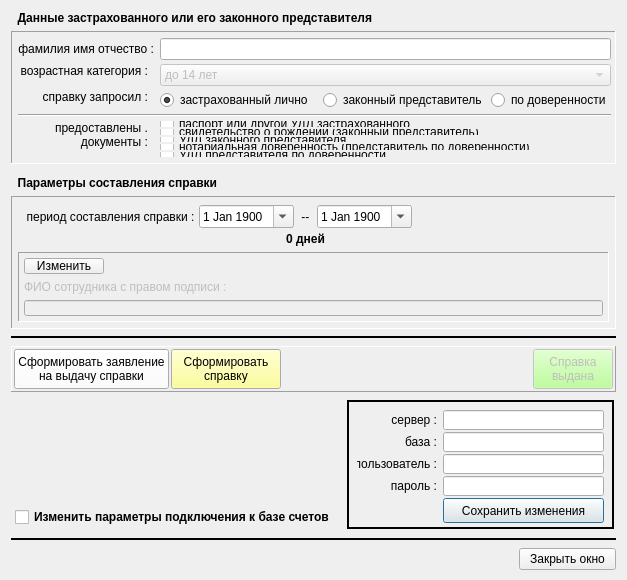
<?xml version="1.0" encoding="UTF-8"?>
<ui version="4.0">
 <class>print_pays2mo_wnd</class>
 <widget class="QDialog" name="print_pays2mo_wnd">
  <property name="geometry">
   <rect>
    <x>0</x>
    <y>0</y>
    <width>601</width>
    <height>580</height>
   </rect>
  </property>
  <property name="minimumSize">
   <size>
    <width>0</width>
    <height>580</height>
   </size>
  </property>
  <property name="windowTitle">
   <string>Выдача справки о стоимости услуг ЛПУ</string>
  </property>
  <layout class="QVBoxLayout" name="verticalLayout_2" stretch="0,0,0,0,0,0,0,0,0,0">
   <property name="spacing">
    <number>6</number>
   </property>
   <property name="topMargin">
    <number>5</number>
   </property>
   <item>
    <widget class="QLabel" name="lab_smo_name_6">
     <property name="enabled">
      <bool>true</bool>
     </property>
     <property name="minimumSize">
      <size>
       <width>150</width>
       <height>20</height>
      </size>
     </property>
     <property name="font">
      <font>
       <weight>75</weight>
       <bold>true</bold>
      </font>
     </property>
     <property name="text">
      <string>  Данные застрахованного или его законного представителя</string>
     </property>
     <property name="alignment">
      <set>Qt::AlignBottom|Qt::AlignLeading|Qt::AlignLeft</set>
     </property>
    </widget>
   </item>
   <item>
    <widget class="QFrame" name="pan_person">
     <property name="frameShape">
      <enum>QFrame::Panel</enum>
     </property>
     <property name="frameShadow">
      <enum>QFrame::Sunken</enum>
     </property>
     <layout class="QFormLayout" name="formLayout">
      <property name="fieldGrowthPolicy">
       <enum>QFormLayout::AllNonFixedFieldsGrow</enum>
      </property>
      <property name="horizontalSpacing">
       <number>6</number>
      </property>
      <property name="verticalSpacing">
       <number>4</number>
      </property>
      <property name="leftMargin">
       <number>6</number>
      </property>
      <property name="topMargin">
       <number>6</number>
      </property>
      <property name="rightMargin">
       <number>4</number>
      </property>
      <property name="bottomMargin">
       <number>6</number>
      </property>
      <item row="0" column="0">
       <widget class="QLabel" name="lab_smo_name_3">
        <property name="enabled">
         <bool>true</bool>
        </property>
        <property name="minimumSize">
         <size>
          <width>130</width>
          <height>0</height>
         </size>
        </property>
        <property name="font">
         <font>
          <weight>50</weight>
          <bold>false</bold>
         </font>
        </property>
        <property name="text">
         <string>фамилия имя отчество :</string>
        </property>
        <property name="alignment">
         <set>Qt::AlignRight|Qt::AlignTrailing|Qt::AlignVCenter</set>
        </property>
       </widget>
      </item>
      <item row="0" column="1">
       <widget class="QLineEdit" name="ln_FIO_actor"/>
      </item>
      <item row="1" column="0">
       <widget class="QLabel" name="lab_smo_name_10">
        <property name="enabled">
         <bool>true</bool>
        </property>
        <property name="minimumSize">
         <size>
          <width>130</width>
          <height>0</height>
         </size>
        </property>
        <property name="font">
         <font>
          <weight>50</weight>
          <bold>false</bold>
         </font>
        </property>
        <property name="text">
         <string>возрастная категория :</string>
        </property>
        <property name="alignment">
         <set>Qt::AlignRight|Qt::AlignTop|Qt::AlignTrailing</set>
        </property>
       </widget>
      </item>
      <item row="1" column="1">
       <widget class="QComboBox" name="combo_pers_category">
        <property name="enabled">
         <bool>false</bool>
        </property>
        <item>
         <property name="text">
          <string>до 14 лет</string>
         </property>
        </item>
        <item>
         <property name="text">
          <string>от 14 до 15 лет</string>
         </property>
        </item>
        <item>
         <property name="text">
          <string>старше 15 лет</string>
         </property>
        </item>
       </widget>
      </item>
      <item row="2" column="0">
       <widget class="QLabel" name="lab_smo_name_11">
        <property name="enabled">
         <bool>true</bool>
        </property>
        <property name="minimumSize">
         <size>
          <width>130</width>
          <height>0</height>
         </size>
        </property>
        <property name="font">
         <font>
          <weight>50</weight>
          <bold>false</bold>
         </font>
        </property>
        <property name="text">
         <string>справку запросил :</string>
        </property>
        <property name="alignment">
         <set>Qt::AlignRight|Qt::AlignTop|Qt::AlignTrailing</set>
        </property>
       </widget>
      </item>
      <item row="2" column="1">
       <layout class="QHBoxLayout" name="horizontalLayout_5">
        <item>
         <widget class="QRadioButton" name="rb_by_self">
          <property name="text">
           <string>застрахованный лично   </string>
          </property>
          <property name="checked">
           <bool>true</bool>
          </property>
         </widget>
        </item>
        <item>
         <widget class="QRadioButton" name="rb_legal_rep">
          <property name="text">
           <string>законный представитель   </string>
          </property>
         </widget>
        </item>
        <item>
         <widget class="QRadioButton" name="rb_notary_rep">
          <property name="text">
           <string>по доверенности</string>
          </property>
         </widget>
        </item>
       </layout>
      </item>
      <item row="3" column="0" colspan="2">
       <widget class="Line" name="line">
        <property name="orientation">
         <enum>Qt::Horizontal</enum>
        </property>
       </widget>
      </item>
      <item row="4" column="0">
       <widget class="QLabel" name="lab_smo_name_9">
        <property name="enabled">
         <bool>true</bool>
        </property>
        <property name="minimumSize">
         <size>
          <width>130</width>
          <height>0</height>
         </size>
        </property>
        <property name="font">
         <font>
          <weight>50</weight>
          <bold>false</bold>
         </font>
        </property>
        <property name="text">
         <string>предоставлены .
документы :</string>
        </property>
        <property name="alignment">
         <set>Qt::AlignRight|Qt::AlignTop|Qt::AlignTrailing</set>
        </property>
       </widget>
      </item>
      <item row="4" column="1">
       <layout class="QVBoxLayout" name="verticalLayout_5">
        <property name="spacing">
         <number>2</number>
        </property>
        <item>
         <widget class="QCheckBox" name="ch_self_UDL">
          <property name="text">
           <string>паспорт или другой УДЛ застрахованного </string>
          </property>
         </widget>
        </item>
        <item>
         <widget class="QCheckBox" name="ch_self_birth_cert">
          <property name="text">
           <string>свидетельство о рождении (законный представитель)</string>
          </property>
         </widget>
        </item>
        <item>
         <widget class="QCheckBox" name="ch_legal_UDL">
          <property name="text">
           <string>УДЛ законного представителя</string>
          </property>
         </widget>
        </item>
        <item>
         <widget class="QCheckBox" name="ch_notary_cert">
          <property name="text">
           <string>нотариальная доверенность (представитель по доверенности)</string>
          </property>
         </widget>
        </item>
        <item>
         <widget class="QCheckBox" name="ch_notary_UDL">
          <property name="text">
           <string>УДЛ представителя по доверенности</string>
          </property>
         </widget>
        </item>
       </layout>
      </item>
     </layout>
    </widget>
   </item>
   <item>
    <widget class="QLabel" name="lab_smo_name_8">
     <property name="enabled">
      <bool>true</bool>
     </property>
     <property name="minimumSize">
      <size>
       <width>150</width>
       <height>20</height>
      </size>
     </property>
     <property name="font">
      <font>
       <weight>75</weight>
       <bold>true</bold>
      </font>
     </property>
     <property name="text">
      <string>  Параметры составления справки</string>
     </property>
     <property name="alignment">
      <set>Qt::AlignBottom|Qt::AlignLeading|Qt::AlignLeft</set>
     </property>
    </widget>
   </item>
   <item>
    <widget class="QFrame" name="pan_event">
     <property name="maximumSize">
      <size>
       <width>16777215</width>
       <height>330</height>
      </size>
     </property>
     <property name="frameShape">
      <enum>QFrame::Panel</enum>
     </property>
     <property name="frameShadow">
      <enum>QFrame::Sunken</enum>
     </property>
     <property name="lineWidth">
      <number>1</number>
     </property>
     <layout class="QGridLayout" name="gridLayout">
      <property name="leftMargin">
       <number>6</number>
      </property>
      <property name="topMargin">
       <number>6</number>
      </property>
      <property name="rightMargin">
       <number>6</number>
      </property>
      <property name="bottomMargin">
       <number>6</number>
      </property>
      <property name="spacing">
       <number>4</number>
      </property>
      <item row="3" column="0" colspan="2">
       <widget class="QFrame" name="frame_2">
        <property name="frameShape">
         <enum>QFrame::Panel</enum>
        </property>
        <property name="frameShadow">
         <enum>QFrame::Sunken</enum>
        </property>
        <layout class="QGridLayout" name="gridLayout_2">
         <property name="leftMargin">
          <number>5</number>
         </property>
         <property name="topMargin">
          <number>5</number>
         </property>
         <property name="rightMargin">
          <number>5</number>
         </property>
         <property name="bottomMargin">
          <number>5</number>
         </property>
         <item row="1" column="0" colspan="2">
          <widget class="QLabel" name="lab_signer">
           <property name="enabled">
            <bool>false</bool>
           </property>
           <property name="minimumSize">
            <size>
             <width>150</width>
             <height>0</height>
            </size>
           </property>
           <property name="text">
            <string>ФИО сотрудника с правом подписи :</string>
           </property>
           <property name="alignment">
            <set>Qt::AlignLeading|Qt::AlignLeft|Qt::AlignVCenter</set>
           </property>
          </widget>
         </item>
         <item row="0" column="0" colspan="2">
          <layout class="QHBoxLayout" name="horizontalLayout_3" stretch="0,0">
           <property name="spacing">
            <number>2</number>
           </property>
           <item>
            <widget class="QPushButton" name="bn_edit">
             <property name="text">
              <string>Изменить</string>
             </property>
             <property name="icon">
              <iconset resource="_inko_pol2_res.qrc">
               <normaloff>:/change.bmp</normaloff>:/change.bmp</iconset>
             </property>
             <property name="checkable">
              <bool>true</bool>
             </property>
             <property name="autoDefault">
              <bool>false</bool>
             </property>
            </widget>
           </item>
           <item>
            <spacer name="horizontalSpacer_3">
             <property name="orientation">
              <enum>Qt::Horizontal</enum>
             </property>
             <property name="sizeHint" stdset="0">
              <size>
               <width>40</width>
               <height>20</height>
              </size>
             </property>
            </spacer>
           </item>
          </layout>
         </item>
         <item row="2" column="0" colspan="2">
          <widget class="QLineEdit" name="ln_signer">
           <property name="enabled">
            <bool>false</bool>
           </property>
           <property name="readOnly">
            <bool>false</bool>
           </property>
          </widget>
         </item>
        </layout>
       </widget>
      </item>
      <item row="2" column="0" colspan="2">
       <layout class="QGridLayout" name="gridLayout_3">
        <property name="leftMargin">
         <number>2</number>
        </property>
        <property name="topMargin">
         <number>2</number>
        </property>
        <property name="rightMargin">
         <number>2</number>
        </property>
        <property name="bottomMargin">
         <number>2</number>
        </property>
        <item row="0" column="0">
         <widget class="QLabel" name="lab_smo_name_7">
          <property name="enabled">
           <bool>true</bool>
          </property>
          <property name="minimumSize">
           <size>
            <width>150</width>
            <height>20</height>
           </size>
          </property>
          <property name="font">
           <font>
            <weight>50</weight>
            <bold>false</bold>
           </font>
          </property>
          <property name="text">
           <string>  период составления справки :</string>
          </property>
          <property name="alignment">
           <set>Qt::AlignLeading|Qt::AlignLeft|Qt::AlignVCenter</set>
          </property>
         </widget>
        </item>
        <item row="0" column="4">
         <spacer name="horizontalSpacer_5">
          <property name="orientation">
           <enum>Qt::Horizontal</enum>
          </property>
          <property name="sizeHint" stdset="0">
           <size>
            <width>40</width>
            <height>20</height>
           </size>
          </property>
         </spacer>
        </item>
        <item row="0" column="3">
         <widget class="QDateEdit" name="date_to">
          <property name="minimumSize">
           <size>
            <width>90</width>
            <height>0</height>
           </size>
          </property>
          <property name="dateTime">
           <datetime>
            <hour>0</hour>
            <minute>0</minute>
            <second>0</second>
            <year>1900</year>
            <month>1</month>
            <day>1</day>
           </datetime>
          </property>
          <property name="calendarPopup">
           <bool>true</bool>
          </property>
         </widget>
        </item>
        <item row="0" column="1">
         <widget class="QDateEdit" name="date_from">
          <property name="minimumSize">
           <size>
            <width>90</width>
            <height>0</height>
           </size>
          </property>
          <property name="dateTime">
           <datetime>
            <hour>0</hour>
            <minute>0</minute>
            <second>0</second>
            <year>1900</year>
            <month>1</month>
            <day>1</day>
           </datetime>
          </property>
          <property name="calendarPopup">
           <bool>true</bool>
          </property>
         </widget>
        </item>
        <item row="0" column="2">
         <widget class="QLabel" name="lab_smo_name_5">
          <property name="enabled">
           <bool>true</bool>
          </property>
          <property name="font">
           <font>
            <weight>50</weight>
            <bold>false</bold>
           </font>
          </property>
          <property name="text">
           <string> -- </string>
          </property>
          <property name="alignment">
           <set>Qt::AlignLeading|Qt::AlignLeft|Qt::AlignVCenter</set>
          </property>
         </widget>
        </item>
        <item row="1" column="1" colspan="3">
         <widget class="QLabel" name="lab_dates">
          <property name="font">
           <font>
            <weight>75</weight>
            <bold>true</bold>
           </font>
          </property>
          <property name="text">
           <string>0 дней</string>
          </property>
          <property name="alignment">
           <set>Qt::AlignCenter</set>
          </property>
          <property name="wordWrap">
           <bool>true</bool>
          </property>
         </widget>
        </item>
       </layout>
      </item>
     </layout>
    </widget>
   </item>
   <item>
    <widget class="Line" name="line_buttons">
     <property name="minimumSize">
      <size>
       <width>0</width>
       <height>5</height>
      </size>
     </property>
     <property name="frameShadow">
      <enum>QFrame::Plain</enum>
     </property>
     <property name="lineWidth">
      <number>2</number>
     </property>
     <property name="orientation">
      <enum>Qt::Horizontal</enum>
     </property>
    </widget>
   </item>
   <item>
    <widget class="QFrame" name="pan_buttons">
     <property name="frameShape">
      <enum>QFrame::Panel</enum>
     </property>
     <property name="frameShadow">
      <enum>QFrame::Raised</enum>
     </property>
     <property name="lineWidth">
      <number>1</number>
     </property>
     <layout class="QHBoxLayout" name="horizontalLayout_6">
      <property name="spacing">
       <number>2</number>
      </property>
      <property name="leftMargin">
       <number>2</number>
      </property>
      <property name="topMargin">
       <number>2</number>
      </property>
      <property name="rightMargin">
       <number>2</number>
      </property>
      <property name="bottomMargin">
       <number>2</number>
      </property>
      <item>
       <widget class="QPushButton" name="bn_print_statement">
        <property name="minimumSize">
         <size>
          <width>150</width>
          <height>40</height>
         </size>
        </property>
        <property name="palette">
         <palette>
          <active>
           <colorrole role="Button">
            <brush brushstyle="SolidPattern">
             <color alpha="255">
              <red>255</red>
              <green>255</green>
              <blue>255</blue>
             </color>
            </brush>
           </colorrole>
          </active>
          <inactive>
           <colorrole role="Button">
            <brush brushstyle="SolidPattern">
             <color alpha="255">
              <red>255</red>
              <green>255</green>
              <blue>255</blue>
             </color>
            </brush>
           </colorrole>
          </inactive>
          <disabled>
           <colorrole role="Button">
            <brush brushstyle="SolidPattern">
             <color alpha="255">
              <red>255</red>
              <green>255</green>
              <blue>255</blue>
             </color>
            </brush>
           </colorrole>
          </disabled>
         </palette>
        </property>
        <property name="text">
         <string>Сформировать заявление 
на выдачу справки</string>
        </property>
        <property name="checkable">
         <bool>true</bool>
        </property>
        <property name="autoDefault">
         <bool>false</bool>
        </property>
       </widget>
      </item>
      <item>
       <widget class="QPushButton" name="bn_print_reference">
        <property name="enabled">
         <bool>true</bool>
        </property>
        <property name="minimumSize">
         <size>
          <width>110</width>
          <height>40</height>
         </size>
        </property>
        <property name="palette">
         <palette>
          <active>
           <colorrole role="Button">
            <brush brushstyle="SolidPattern">
             <color alpha="255">
              <red>255</red>
              <green>255</green>
              <blue>127</blue>
             </color>
            </brush>
           </colorrole>
          </active>
          <inactive>
           <colorrole role="Button">
            <brush brushstyle="SolidPattern">
             <color alpha="255">
              <red>255</red>
              <green>255</green>
              <blue>127</blue>
             </color>
            </brush>
           </colorrole>
          </inactive>
          <disabled>
           <colorrole role="Button">
            <brush brushstyle="SolidPattern">
             <color alpha="255">
              <red>255</red>
              <green>255</green>
              <blue>127</blue>
             </color>
            </brush>
           </colorrole>
          </disabled>
         </palette>
        </property>
        <property name="text">
         <string>Сформировать 
справку</string>
        </property>
        <property name="checkable">
         <bool>true</bool>
        </property>
        <property name="autoDefault">
         <bool>false</bool>
        </property>
       </widget>
      </item>
      <item>
       <spacer name="horizontalSpacer_6">
        <property name="orientation">
         <enum>Qt::Horizontal</enum>
        </property>
        <property name="sizeHint" stdset="0">
         <size>
          <width>82</width>
          <height>20</height>
         </size>
        </property>
       </spacer>
      </item>
      <item>
       <widget class="QPushButton" name="bn_reference_ok">
        <property name="enabled">
         <bool>false</bool>
        </property>
        <property name="minimumSize">
         <size>
          <width>80</width>
          <height>40</height>
         </size>
        </property>
        <property name="palette">
         <palette>
          <active>
           <colorrole role="Button">
            <brush brushstyle="SolidPattern">
             <color alpha="255">
              <red>170</red>
              <green>255</green>
              <blue>127</blue>
             </color>
            </brush>
           </colorrole>
          </active>
          <inactive>
           <colorrole role="Button">
            <brush brushstyle="SolidPattern">
             <color alpha="255">
              <red>170</red>
              <green>255</green>
              <blue>127</blue>
             </color>
            </brush>
           </colorrole>
          </inactive>
          <disabled>
           <colorrole role="Button">
            <brush brushstyle="SolidPattern">
             <color alpha="255">
              <red>170</red>
              <green>255</green>
              <blue>127</blue>
             </color>
            </brush>
           </colorrole>
          </disabled>
         </palette>
        </property>
        <property name="text">
         <string>Справка 
выдана</string>
        </property>
        <property name="checkable">
         <bool>true</bool>
        </property>
        <property name="checked">
         <bool>false</bool>
        </property>
        <property name="autoDefault">
         <bool>false</bool>
        </property>
       </widget>
      </item>
     </layout>
    </widget>
   </item>
   <item>
    <spacer name="verticalSpacer_5">
     <property name="orientation">
      <enum>Qt::Vertical</enum>
     </property>
     <property name="sizeHint" stdset="0">
      <size>
       <width>20</width>
       <height>40</height>
      </size>
     </property>
    </spacer>
   </item>
   <item>
    <layout class="QHBoxLayout" name="horizontalLayout_7">
     <property name="leftMargin">
      <number>2</number>
     </property>
     <property name="topMargin">
      <number>2</number>
     </property>
     <property name="rightMargin">
      <number>2</number>
     </property>
     <property name="bottomMargin">
      <number>2</number>
     </property>
     <item>
      <layout class="QVBoxLayout" name="verticalLayout">
       <property name="leftMargin">
        <number>2</number>
       </property>
       <property name="topMargin">
        <number>2</number>
       </property>
       <property name="rightMargin">
        <number>2</number>
       </property>
       <property name="bottomMargin">
        <number>2</number>
       </property>
       <item>
        <spacer name="verticalSpacer_3">
         <property name="orientation">
          <enum>Qt::Vertical</enum>
         </property>
         <property name="sizeHint" stdset="0">
          <size>
           <width>20</width>
           <height>40</height>
          </size>
         </property>
        </spacer>
       </item>
       <item>
        <widget class="QCheckBox" name="ch_scoresDB">
         <property name="font">
          <font>
           <weight>75</weight>
           <bold>true</bold>
          </font>
         </property>
         <property name="text">
          <string>Изменить параметры подключения к базе счетов </string>
         </property>
        </widget>
       </item>
      </layout>
     </item>
     <item>
      <widget class="QFrame" name="pan_scoresDB">
       <property name="enabled">
        <bool>true</bool>
       </property>
       <property name="frameShape">
        <enum>QFrame::Panel</enum>
       </property>
       <property name="lineWidth">
        <number>2</number>
       </property>
       <layout class="QFormLayout" name="formLayout_2">
        <property name="horizontalSpacing">
         <number>6</number>
        </property>
        <property name="verticalSpacing">
         <number>2</number>
        </property>
        <property name="leftMargin">
         <number>8</number>
        </property>
        <property name="topMargin">
         <number>8</number>
        </property>
        <property name="rightMargin">
         <number>8</number>
        </property>
        <property name="bottomMargin">
         <number>8</number>
        </property>
        <item row="0" column="0">
         <widget class="QLabel" name="lab_signer_3">
          <property name="enabled">
           <bool>true</bool>
          </property>
          <property name="minimumSize">
           <size>
            <width>80</width>
            <height>0</height>
           </size>
          </property>
          <property name="maximumSize">
           <size>
            <width>80</width>
            <height>16777215</height>
           </size>
          </property>
          <property name="text">
           <string>сервер :</string>
          </property>
          <property name="alignment">
           <set>Qt::AlignRight|Qt::AlignTrailing|Qt::AlignVCenter</set>
          </property>
         </widget>
        </item>
        <item row="0" column="1">
         <widget class="QLineEdit" name="ln_scores_host">
          <property name="enabled">
           <bool>true</bool>
          </property>
          <property name="readOnly">
           <bool>false</bool>
          </property>
         </widget>
        </item>
        <item row="1" column="0">
         <widget class="QLabel" name="lab_signer_4">
          <property name="enabled">
           <bool>true</bool>
          </property>
          <property name="minimumSize">
           <size>
            <width>80</width>
            <height>0</height>
           </size>
          </property>
          <property name="maximumSize">
           <size>
            <width>80</width>
            <height>16777215</height>
           </size>
          </property>
          <property name="text">
           <string>база :</string>
          </property>
          <property name="alignment">
           <set>Qt::AlignRight|Qt::AlignTrailing|Qt::AlignVCenter</set>
          </property>
         </widget>
        </item>
        <item row="2" column="0">
         <widget class="QLabel" name="lab_signer_5">
          <property name="enabled">
           <bool>true</bool>
          </property>
          <property name="minimumSize">
           <size>
            <width>80</width>
            <height>0</height>
           </size>
          </property>
          <property name="maximumSize">
           <size>
            <width>80</width>
            <height>16777215</height>
           </size>
          </property>
          <property name="text">
           <string>пользователь :</string>
          </property>
          <property name="alignment">
           <set>Qt::AlignRight|Qt::AlignTrailing|Qt::AlignVCenter</set>
          </property>
         </widget>
        </item>
        <item row="3" column="0">
         <widget class="QLabel" name="lab_signer_6">
          <property name="enabled">
           <bool>true</bool>
          </property>
          <property name="minimumSize">
           <size>
            <width>80</width>
            <height>0</height>
           </size>
          </property>
          <property name="maximumSize">
           <size>
            <width>80</width>
            <height>16777215</height>
           </size>
          </property>
          <property name="text">
           <string>пароль :</string>
          </property>
          <property name="alignment">
           <set>Qt::AlignRight|Qt::AlignTrailing|Qt::AlignVCenter</set>
          </property>
         </widget>
        </item>
        <item row="1" column="1">
         <widget class="QLineEdit" name="ln_scores_base">
          <property name="enabled">
           <bool>true</bool>
          </property>
          <property name="readOnly">
           <bool>false</bool>
          </property>
         </widget>
        </item>
        <item row="2" column="1">
         <widget class="QLineEdit" name="ln_scores_user">
          <property name="enabled">
           <bool>true</bool>
          </property>
          <property name="readOnly">
           <bool>false</bool>
          </property>
         </widget>
        </item>
        <item row="3" column="1">
         <widget class="QLineEdit" name="ln_scores_pass">
          <property name="enabled">
           <bool>true</bool>
          </property>
          <property name="echoMode">
           <enum>QLineEdit::Password</enum>
          </property>
          <property name="readOnly">
           <bool>false</bool>
          </property>
         </widget>
        </item>
        <item row="4" column="1">
         <widget class="QPushButton" name="bn_save_scoresDB">
          <property name="minimumSize">
           <size>
            <width>0</width>
            <height>25</height>
           </size>
          </property>
          <property name="text">
           <string>Сохранить изменения</string>
          </property>
         </widget>
        </item>
       </layout>
      </widget>
     </item>
    </layout>
   </item>
   <item>
    <widget class="Line" name="line_3">
     <property name="minimumSize">
      <size>
       <width>0</width>
       <height>5</height>
      </size>
     </property>
     <property name="frameShadow">
      <enum>QFrame::Plain</enum>
     </property>
     <property name="lineWidth">
      <number>2</number>
     </property>
     <property name="orientation">
      <enum>Qt::Horizontal</enum>
     </property>
    </widget>
   </item>
   <item>
    <layout class="QHBoxLayout" name="horizontalLayout">
     <item>
      <spacer name="horizontalSpacer">
       <property name="orientation">
        <enum>Qt::Horizontal</enum>
       </property>
       <property name="sizeHint" stdset="0">
        <size>
         <width>40</width>
         <height>20</height>
        </size>
       </property>
      </spacer>
     </item>
     <item>
      <widget class="QPushButton" name="bn_close">
       <property name="text">
        <string>  Закрыть окно  </string>
       </property>
       <property name="autoDefault">
        <bool>false</bool>
       </property>
      </widget>
     </item>
    </layout>
   </item>
  </layout>
 </widget>
 <tabstops>
  <tabstop>rb_by_self</tabstop>
  <tabstop>rb_legal_rep</tabstop>
  <tabstop>rb_notary_rep</tabstop>
  <tabstop>ch_self_UDL</tabstop>
  <tabstop>ch_self_birth_cert</tabstop>
  <tabstop>ch_legal_UDL</tabstop>
  <tabstop>ch_notary_cert</tabstop>
  <tabstop>ch_notary_UDL</tabstop>
  <tabstop>date_from</tabstop>
  <tabstop>date_to</tabstop>
  <tabstop>bn_print_statement</tabstop>
  <tabstop>bn_print_reference</tabstop>
  <tabstop>bn_reference_ok</tabstop>
  <tabstop>ln_scores_user</tabstop>
  <tabstop>ln_scores_pass</tabstop>
  <tabstop>bn_edit</tabstop>
  <tabstop>ln_signer</tabstop>
  <tabstop>ln_scores_host</tabstop>
  <tabstop>ln_scores_base</tabstop>
 </tabstops>
 <resources>
  <include location="_inko_pol2_res.qrc"/>
 </resources>
 <connections/>
</ui>
